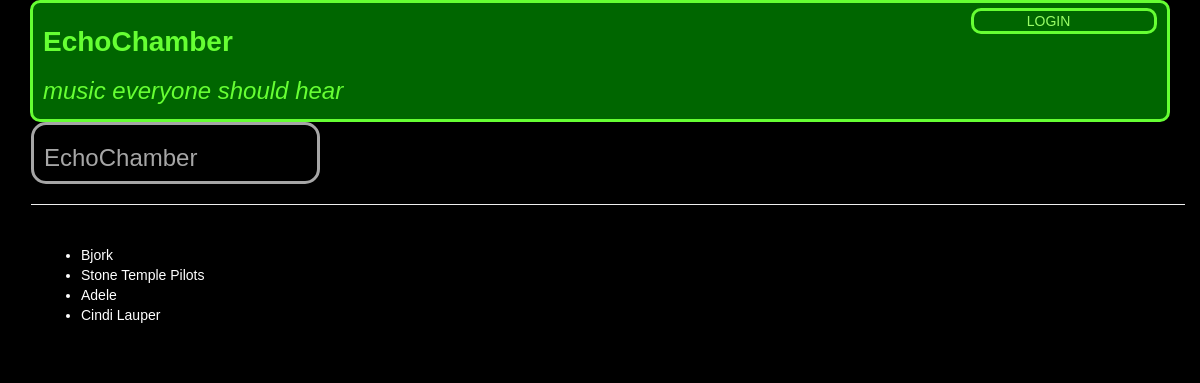
The page /artists/ on the database as committed earlier.
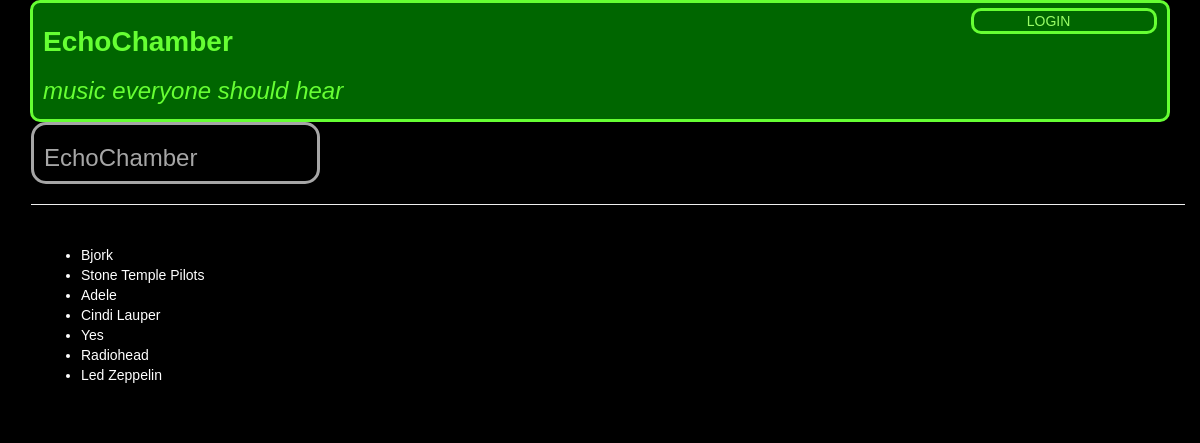
The same page on the database as committed later.
### database_setup.py (models this page shows, shortened)
class Artist(Base):
	__tablename__ = 'artist'
	name = Column(String, nullable=False)
	id = Column(Integer, primary_key=True)
	bio = Column(String)
	picUrl = Column(String)
	user_id = Column(Integer, ForeignKey("user.id"))
	user = relationship(User)

### muze.py (the view)
@app.route('/')
@app.route('/artists/')
def showArtists():
	artists = session.query(Artist).all()
	if 'user_id' in login_session:
		return render_template('artistList.html', artists=artists)
	return render_template('publicArtistList.html', artists=artists)

### templates/publicArtistList.html
{% extends 'layout.html' %}
{% block login %}
	<div class="col-md-2" id="logInOut">
		<a href="{{url_for('login')}}">LOGIN</a>
	</div>
{% endblock %}
{% block content %}
<div class="row">
		<div class="col-md-3 muze-bar">
			<h3>EchoChamber</h3>
		</div>
	</div>
	<div class="row title-links">
		<hr>
	</div>
	<div class="row">
		<div class="artist-list col-md-6">
			<ul>
				{% for artist in artists %}
					<li><a href="{{url_for('showAlbums', artist_id=artist.id)}}">{{artist.name}}</a></li>
				{% endfor %}
			</ul>
		</div>
	</div>
{% endblock %}

Rows that differ between the two databases and show on the page:
added Artist: name "Yes"
added Artist: name "Radiohead"
added Artist: name "Led Zeppelin"
